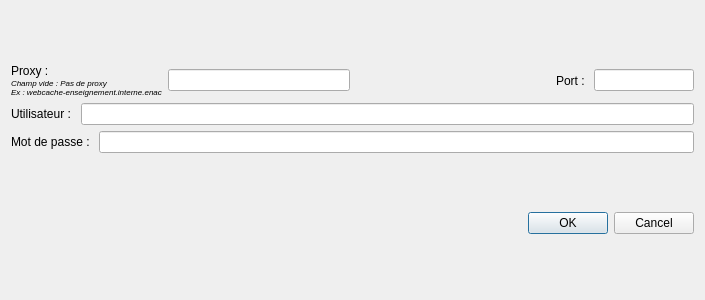
<?xml version="1.0" encoding="UTF-8"?>
<ui version="4.0">
 <class>Proxy</class>
 <widget class="QDialog" name="Proxy">
  <property name="geometry">
   <rect>
    <x>0</x>
    <y>0</y>
    <width>705</width>
    <height>300</height>
   </rect>
  </property>
  <property name="windowTitle">
   <string>Paramètres du Proxy</string>
  </property>
  <layout class="QVBoxLayout" name="verticalLayout_2">
   <item>
    <layout class="QVBoxLayout" name="verticalLayout">
     <item>
      <layout class="QHBoxLayout" name="horizontalLayout_4">
       <item>
        <layout class="QHBoxLayout" name="horizontalLayout">
         <item>
          <widget class="QLabel" name="label">
           <property name="text">
            <string>&lt;html&gt;&lt;head/&gt;&lt;body&gt;Proxy :&lt;br&gt;&lt;span style=&quot; font-size:6pt; font-style:italic;&quot;&gt;Champ vide : Pas de proxy&lt;br&gt;&lt;/span&gt;&lt;span style=&quot; font-size:6pt; font-style:italic;&quot;&gt;Ex : &lt;/span&gt;&lt;span style=&quot; font-size:6pt;&quot;/&gt;&lt;span style=&quot; font-size:6pt; font-style:italic;&quot;&gt;webcache-enseignement.interne.enac&lt;/span&gt;&lt;/body&gt;&lt;/html&gt;</string>
           </property>
          </widget>
         </item>
         <item>
          <widget class="QLineEdit" name="lineEditProxy"/>
         </item>
        </layout>
       </item>
       <item>
        <layout class="QHBoxLayout" name="horizontalLayout_3">
         <property name="sizeConstraint">
          <enum>QLayout::SetMinimumSize</enum>
         </property>
         <item>
          <widget class="QLabel" name="label_3">
           <property name="maximumSize">
            <size>
             <width>16777215</width>
             <height>16777215</height>
            </size>
           </property>
           <property name="layoutDirection">
            <enum>Qt::LeftToRight</enum>
           </property>
           <property name="frameShape">
            <enum>QFrame::NoFrame</enum>
           </property>
           <property name="text">
            <string>Port : </string>
           </property>
           <property name="alignment">
            <set>Qt::AlignRight|Qt::AlignTrailing|Qt::AlignVCenter</set>
           </property>
          </widget>
         </item>
         <item>
          <widget class="QLineEdit" name="lineEditPort">
           <property name="maximumSize">
            <size>
             <width>100</width>
             <height>16777215</height>
            </size>
           </property>
           <property name="layoutDirection">
            <enum>Qt::LeftToRight</enum>
           </property>
           <property name="alignment">
            <set>Qt::AlignLeading|Qt::AlignLeft|Qt::AlignVCenter</set>
           </property>
          </widget>
         </item>
        </layout>
       </item>
      </layout>
     </item>
     <item>
      <layout class="QHBoxLayout" name="horizontalLayout_2">
       <item>
        <widget class="QLabel" name="label_2">
         <property name="text">
          <string>Utilisateur : </string>
         </property>
        </widget>
       </item>
       <item>
        <widget class="QLineEdit" name="lineEditUser"/>
       </item>
      </layout>
     </item>
     <item>
      <layout class="QHBoxLayout" name="horizontalLayout_5">
       <item>
        <widget class="QLabel" name="label_4">
         <property name="text">
          <string>Mot de passe : </string>
         </property>
        </widget>
       </item>
       <item>
        <widget class="QLineEdit" name="lineEditPassword">
         <property name="echoMode">
          <enum>QLineEdit::Password</enum>
         </property>
        </widget>
       </item>
      </layout>
     </item>
    </layout>
   </item>
   <item>
    <widget class="QDialogButtonBox" name="buttonBox">
     <property name="orientation">
      <enum>Qt::Horizontal</enum>
     </property>
     <property name="standardButtons">
      <set>QDialogButtonBox::Cancel|QDialogButtonBox::Ok</set>
     </property>
    </widget>
   </item>
  </layout>
  <zorder>buttonBox</zorder>
  <zorder>label_5</zorder>
 </widget>
 <resources/>
 <connections>
  <connection>
   <sender>buttonBox</sender>
   <signal>accepted()</signal>
   <receiver>Proxy</receiver>
   <slot>accept()</slot>
   <hints>
    <hint type="sourcelabel">
     <x>248</x>
     <y>254</y>
    </hint>
    <hint type="destinationlabel">
     <x>157</x>
     <y>274</y>
    </hint>
   </hints>
  </connection>
  <connection>
   <sender>buttonBox</sender>
   <signal>rejected()</signal>
   <receiver>Proxy</receiver>
   <slot>reject()</slot>
   <hints>
    <hint type="sourcelabel">
     <x>316</x>
     <y>260</y>
    </hint>
    <hint type="destinationlabel">
     <x>286</x>
     <y>274</y>
    </hint>
   </hints>
  </connection>
 </connections>
</ui>
